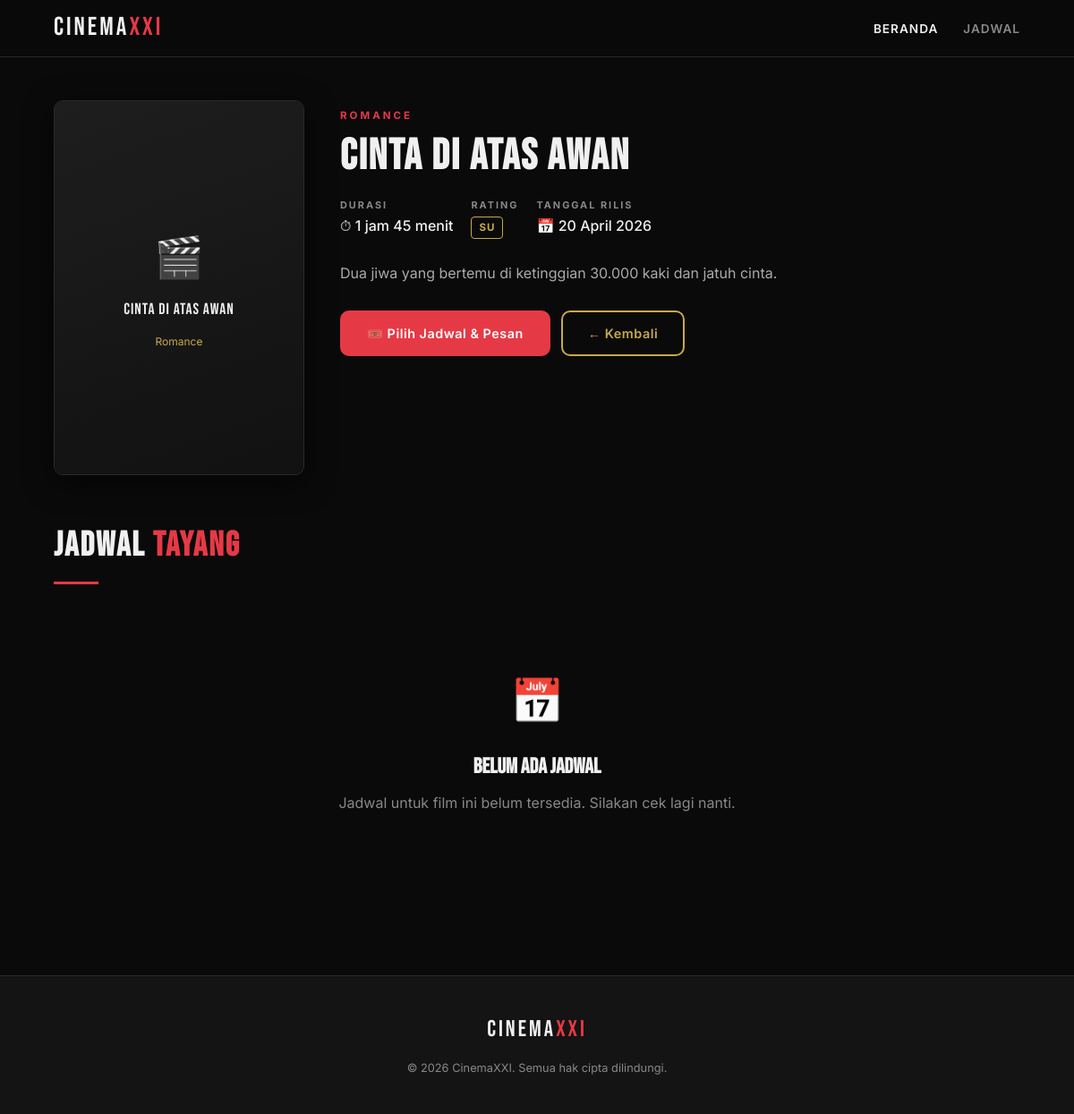
The app's page /cinema/detail.php?id=2 with its own data.
### tables this page shows
CREATE TABLE `film` (
  `id`            INT UNSIGNED    NOT NULL AUTO_INCREMENT,
  `judul`         VARCHAR(150)    NOT NULL,
  `genre`         VARCHAR(60)     NOT NULL,
  `durasi`        SMALLINT UNSIGNED NOT NULL COMMENT 'Durasi dalam menit',
  `rating`        ENUM('G','PG','PG-13','R','NC-17','SU','R13','R17','R21','D17') NOT NULL DEFAULT 'SU',
  `deskripsi`     TEXT,
  `tanggal_rilis` DATE            NOT NULL,
  PRIMARY KEY (`id`)
);

### cinema/config.php (called while the page is built, shortened)
<?php
function formatDurasi($menit) {
    $jam  = floor($menit / 60);
    $sisa = $menit % 60;
    return ($jam > 0 ? $jam . ' jam ' : '') . ($sisa > 0 ? $sisa . ' menit' : '');
}

### cinema/detail.php (the view, shortened to what this page needs)
<?php
require_once 'config.php';
$id = isset($_GET['id']) ? (int)$_GET['id'] : 0;
$stmt = $conn->prepare("SELECT * FROM film WHERE id = ?");
$stmt->bind_param('i', $id);
$stmt->execute();
$film = $stmt->get_result()->fetch_assoc();
$stmtJ = $conn->prepare(
    "SELECT j.*, s.nama_studio, s.kapasitas
     FROM jadwal j
     INNER JOIN studio s ON s.id = j.id_studio
     WHERE j.id_film = ?
       AND j.tanggal >= CURDATE()
     ORDER BY j.tanggal ASC, j.jam_tayang ASC"
);
$stmtJ->bind_param('i', $id);
$stmtJ->execute();
$jadwals = $stmtJ->get_result()->fetch_all(MYSQLI_ASSOC);
require_once 'includes/header.php';
?>
<div class="detail-hero">
  <div class="detail-poster">
    <div class="film-poster-placeholder" style="aspect-ratio:2/3;">
      <div class="icon">🎬</div>
      <div class="poster-title"><?= htmlspecialchars($film['judul']) ?></div>
      <div style="color:var(--gold);font-size:.75rem;margin-top:4px;">
        <?= htmlspecialchars($film['genre']) ?>
      </div>
    </div>
  </div>
  <div class="detail-info">
    <div class="detail-genre"><?= htmlspecialchars($film['genre']) ?></div>
    <h1 class="detail-title"><?= htmlspecialchars($film['judul']) ?></h1>
    <div class="detail-metas">
      <div class="detail-meta-item">
        <span class="detail-meta-label">Durasi</span>
        <span class="detail-meta-value">⏱ <?= formatDurasi($film['durasi']) ?></span>
      </div>
      <div class="detail-meta-item">
        <span class="detail-meta-label">Rating</span>
        <span class="detail-meta-value"><span class="badge-rating"><?= htmlspecialchars($film['rating']) ?></span></span>
      </div>
      <div class="detail-meta-item">
        <span class="detail-meta-label">Tanggal Rilis</span>
        <span class="detail-meta-value">📅 <?= date('d F Y', strtotime($film['tanggal_rilis'])) ?></span>
      </div>
    </div>
    <p class="detail-desc"><?= nl2br(htmlspecialchars($film['deskripsi'] ?? '–')) ?></p>
    <div class="hero-cta">
      <a href="jadwal.php?film=<?= $id ?>" class="btn btn-primary">🎟️ Pilih Jadwal & Pesan</a>
      <a href="index.php" class="btn btn-outline">← Kembali</a>
    </div>
  </div>
</div>
<section class="section" style="padding-top:0;">
  <div class="container">
    <h2 class="section-title">JADWAL <span>TAYANG</span></h2>
    <div class="divider"></div>
    <?php if (empty($jadwals)): ?>
      <div class="empty-state">
        <div class="empty-icon">📅</div>
        <h3>Belum Ada Jadwal</h3>
        <p>Jadwal untuk film ini belum tersedia. Silakan cek lagi nanti.</p>
      </div>
    <?php endif; ?>
  </div>
</section>
<?php require_once 'includes/footer.php'; ?>

### cinema/assets/css/style.css (style rules this page uses)
:root { --black: #0a0a0a; --dark: #141414; --card: #1e1e1e; --border: #2a2a2a; --red: #e63946; --red-dim: #b02d38; --gold: #c9a84c; --white: #f0f0f0; --muted: #888; --font-display: 'Bebas Neue', sans-serif; --font-body: 'Inter', sans-serif; --radius: 10px; --shadow: 0 8px 32px rgba(0,0,0,.6); --transition: .25s ease; }
*, *::before, *::after { box-sizing: border-box; margin: 0; padding: 0; }
html { scroll-behavior: smooth; }
body { font-family: var(--font-body); background: var(--black); color: var(--white); line-height: 1.6; min-height: 100vh; }
a { color: var(--gold); text-decoration: none; transition: color var(--transition); }
.container { width: 90%; max-width: 1200px; margin: 0 auto; }
.section { padding: 60px 0; }
.section-title { font-family: var(--font-display); font-size: 2.4rem; letter-spacing: 2px; color: var(--white); margin-bottom: 8px; }
.section-title span { color: var(--red); }
.divider { width: 50px; height: 3px; background: var(--red); margin: 10px 0 32px; }
.hero-cta { display: flex; gap: 12px; flex-wrap: wrap; }
.btn { display: inline-flex; align-items: center; gap: 8px; padding: 12px 28px; border-radius: var(--radius); font-weight: 600; font-size: .9rem; cursor: pointer; border: 2px solid transparent; transition: all var(--transition); letter-spacing: .5px; }
.btn-primary { background: var(--red); color: #fff; border-color: var(--red); }
.btn-outline { background: transparent; color: var(--gold); border-color: var(--gold); }
.film-poster-placeholder { width: 100%; aspect-ratio: 2/3; background: linear-gradient(160deg, #1e1e1e, #111); display: flex; flex-direction: column; align-items: center; justify-content: center; gap: 12px; color: var(--muted); font-size: .8rem; text-align: center; padding: 20px; }
.film-poster-placeholder .icon { font-size: 2.8rem; }
.film-poster-placeholder .poster-title { font-family: var(--font-display); font-size: 1.1rem; color: var(--white); letter-spacing: 1px; line-height: 1.2; }
.badge-rating { display: inline-block; padding: 2px 8px; border: 1px solid var(--gold); color: var(--gold); border-radius: 4px; font-size: .72rem; font-weight: 700; letter-spacing: 1px; }
.detail-hero { display: grid; grid-template-columns: 280px 1fr; gap: 40px; padding: 48px 5%; max-width: 1200px; margin: 0 auto; align-items: start; }
.detail-poster { border-radius: var(--radius); overflow: hidden; box-shadow: var(--shadow); border: 1px solid var(--border); }
.detail-poster .film-poster-placeholder { aspect-ratio: 2/3; }
.detail-info { padding-top: 8px; }
.detail-genre { font-size: .72rem; font-weight: 700; letter-spacing: 3px; text-transform: uppercase; color: var(--red); margin-bottom: 12px; }
.detail-title { font-family: var(--font-display); font-size: clamp(2rem, 4vw, 3.5rem); letter-spacing: 2px; line-height: 1.05; margin-bottom: 20px; }
.detail-metas { display: flex; flex-wrap: wrap; gap: 20px; margin-bottom: 24px; }
.detail-meta-item { display: flex; flex-direction: column; gap: 2px; }
.detail-meta-label { font-size: .68rem; font-weight: 700; letter-spacing: 2px; text-transform: uppercase; color: var(--muted); }
.detail-meta-value { font-size: 1rem; color: var(--white); font-weight: 500; }
.detail-desc { color: #aaa; line-height: 1.8; margin-bottom: 28px; max-width: 540px; }
.empty-state { text-align: center; padding: 60px 20px; color: var(--muted); }
.empty-state .empty-icon { font-size: 3rem; margin-bottom: 16px; }
.empty-state h3 { font-family: var(--font-display); font-size: 1.5rem; color: var(--white); margin-bottom: 8px; }

### records on screen
film: judul "Cinta Di Atas Awan", genre "Romance", genre "ROMANCE", durasi "1 jam 45 menit", rating "SU", tanggal_rilis "20 April 2026", deskripsi "Dua jiwa yang bertemu di ketinggian 30.000 kaki dan jatuh cinta."

### other values on screen
SITE_NAME "CinemaXXI"
